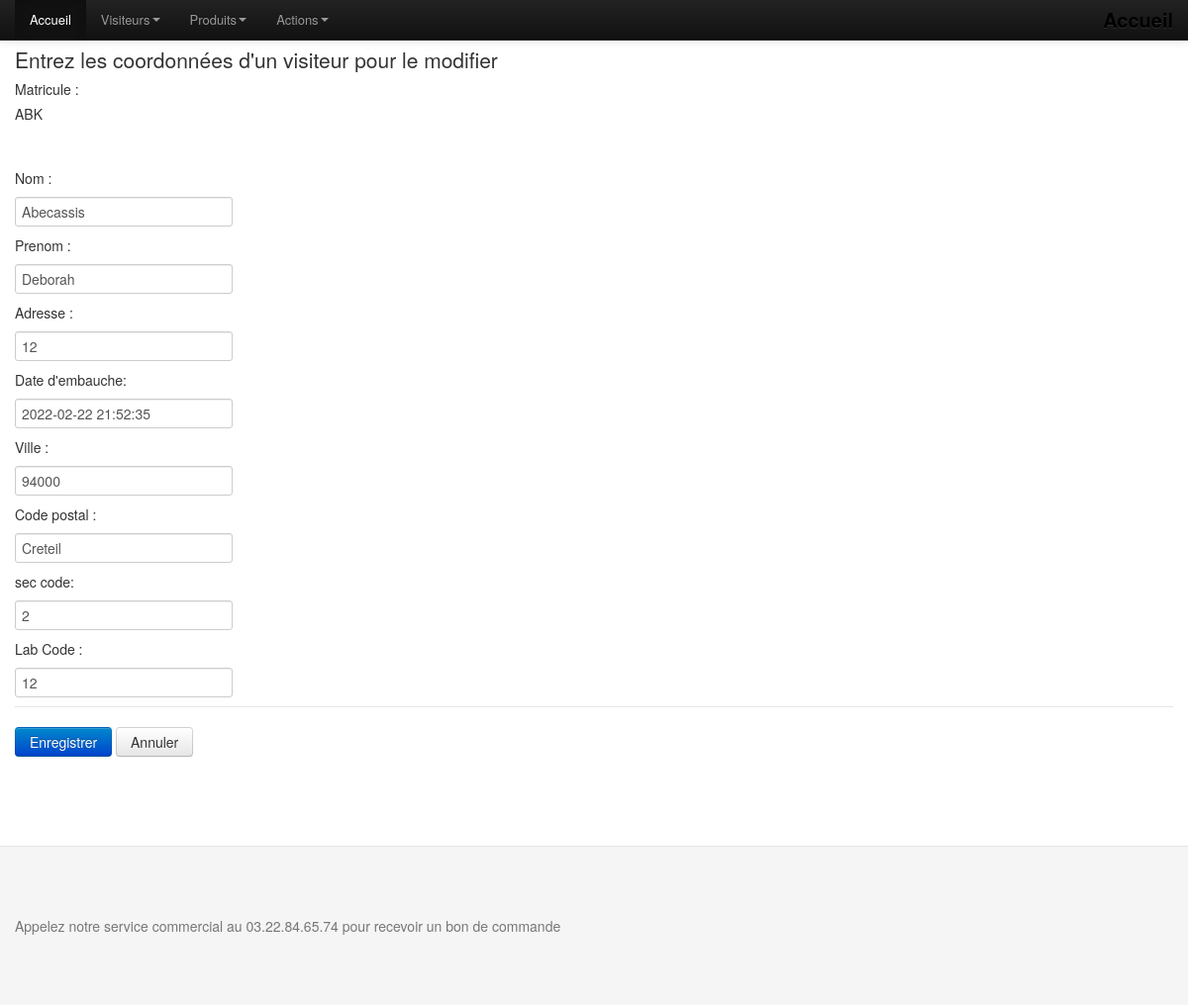
The app's page /modifier.php?ID=ABK with its own data.
### tables this page shows
CREATE TABLE `visiteur` (
  `VIS_MATRICULE` char(10) NOT NULL,
  `VIS_NOM` char(25) DEFAULT NULL,
  `VIS_PRENOM` char(50) DEFAULT NULL,
  `VIS_ADRESSE` char(50) DEFAULT NULL,
  `VIS_CP` char(5) DEFAULT NULL,
  `VIS_VILLE` char(30) DEFAULT NULL,
  `VIS_DATEEMBAUCHE` datetime DEFAULT NULL,
  `SEC_CODE` char(1) DEFAULT NULL,
  `LAB_CODE` char(2) DEFAULT NULL
);

### modifier.php (called while the page is built, shortened)
<?php
include("tools/fonction.php");
  $ID = $_GET['ID'];
 $visit =  listerVisiteurID($ID);
include("vues/entete.php");
include("vues/menu.php");
   include("vues/vModifierVisiteur.php");
include("vues/pied.php") ;
?>

### tools/fonction.php (called while the page is built, shortened)
<?php
function listerVisiteurID($ID)
{
  $connexion = connexionBdd();
  if (TRUE)
  {
      $requete="select vis_nom,sec_code, lab_code,VIS_MATRICULE,vis_dateembauche, vis_prenom, vis_adresse, vis_ville, vis_cp from visiteur where VIS_MATRICULE = '".$ID."';";
      $jeuResultat=$connexion->query($requete);
      $jeuResultat->setFetchMode(PDO::FETCH_OBJ);
      $i = 0;
      $ligne = $jeuResultat->fetch();
      while($ligne)
      {
          $visiteur[$i]['nom']=$ligne->vis_nom;
          $visiteur[$i]['date']=$ligne->vis_dateembauche;
          $visiteur[$i]['code']=$ligne->sec_code;
          $visiteur[$i]['lab']=$ligne->lab_code;
          $visiteur[$i]['prenom']=$ligne->vis_prenom;
          $visiteur[$i]['adresse']=$ligne->vis_adresse;
          $visiteur[$i]['ville']=$ligne->vis_ville;
          $visiteur[$i]['cp']=$ligne->vis_cp;
          $visiteur[$i]['VIS_MATRICULE']=$ligne->VIS_MATRICULE;
          $ligne=$jeuResultat->fetch();
          $i = $i + 1;
      }
  }
  return $visiteur;
}
?>

### vues/vModifierVisiteur.php (the view, shortened to what this page needs)
<div class="container">
<form name="formAjouterVisiteur" action="" method="post" onSubmit="return valider()">
  <fieldset>
    <legend>Entrez les coordonnées d'un visiteur pour le modifier </le gend>
    <label>Matricule :</label> <label for=""><?php echo $visit[0]['VIS_MATRICULE']?></label><br />
    <label>Nom :</label> <input type="text" name="nom" size="20" value="<?php echo $visit[0]['nom']?>"/><br />
    <label>Prenom :</label> <input type="text" name="prenom" size="10"  value="<?php echo $visit[0]['prenom']?>" /><br />
    <label>Adresse :</label> <input type="text" name="adresse" size="10"  value="<?php echo $visit[0]['adresse']?>" /><br />
    <label>Date d'embauche:</label> <input type="text" name="date" size="10"  value="<?php echo $visit[0]['date']?>" /><br />
    <label>Ville : </label> <input type ="text" name="cp" size="20" value="<?php echo $visit[0]['cp']?>" />
    <label>Code postal : </label> <input type="text" name="ville" size="10" value="<?php echo $visit[0]['ville']?>" /><br>
    <label>sec code:</label> <input type="text" name="sec" size="10" value="<?php echo $visit[0]['code']?>"  /><br />
    <label>Lab Code :</label> <input type="text" name="code" size="20"  value="<?php echo $visit[0]['lab']?>" /><br />
  </fieldset>
  <button type="submit" class="btn btn-primary">Enregistrer</button>
  <button type="reset" class="btn">Annuler</button>
</form>
</div>

### assets/css/docs.css (style rules this page uses)
body { position: relative; padding-top: 40px; }

### records on screen
visiteur: VIS_MATRICULE "ABK", nom "Abecassis", prenom "Deborah", date "2022-02-22 21:52:35", cp "94000", ville "Creteil", sec "2"
